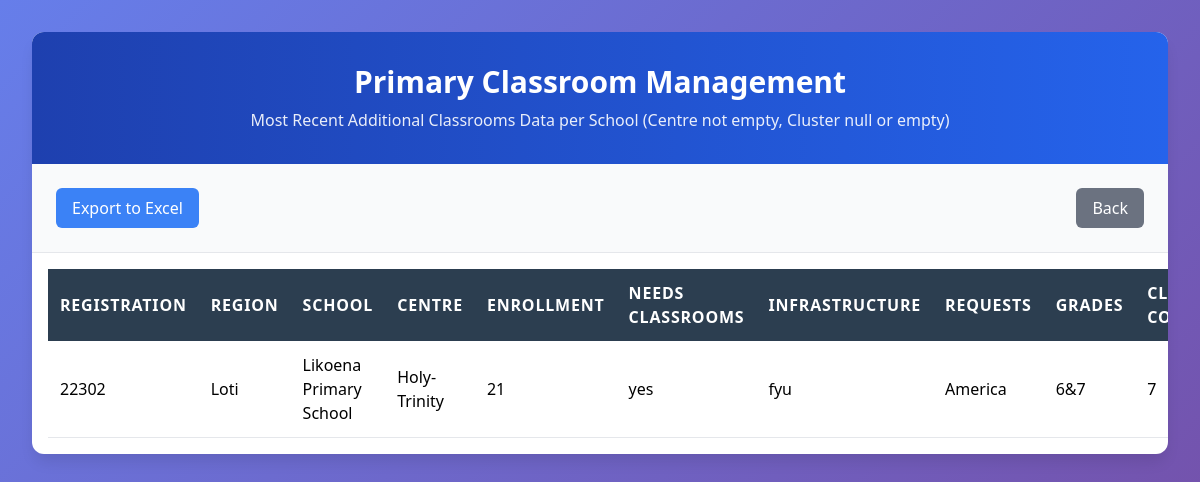
/pview-additional-classrooms.php (signed in), run on the app's committed database.
### tables this page shows
CREATE TABLE `additionalclassrooms` (
  `id` int(11) NOT NULL,
  `school_id` int(11) NOT NULL,
  `region` varchar(255) NOT NULL,
  `school_name` varchar(255) NOT NULL,
  `cluster` varchar(255) DEFAULT NULL,
  `centre` varchar(255) DEFAULT NULL,
  `current_enrolment` int(11) NOT NULL,
  `require_classrooms` enum('yes','no') NOT NULL,
  `infrastructure_summary` text DEFAULT NULL,
  `requests_made` varchar(255) DEFAULT NULL,
  `created_at` timestamp NOT NULL DEFAULT current_timestamp(),
  `updated_at` timestamp NOT NULL DEFAULT current_timestamp() ON UPDATE current_timestamp(),
  `grades` varchar(255) DEFAULT NULL,
  `classroom_counts` int(11) DEFAULT NULL
);

CREATE TABLE `schools` (
  `school_id` int(11) NOT NULL,
  `principal_name` varchar(30) NOT NULL,
  `principal_surname` varchar(30) NOT NULL,
  `gender` varchar(7) NOT NULL,
  `phone_number` int(15) NOT NULL,
  `email_address` varchar(100) NOT NULL,
  `constituency` varchar(100) DEFAULT NULL,
  `centre` varchar(100) DEFAULT NULL,
  `cluster` varchar(50) DEFAULT NULL,
  `typeofschool` varchar(50) DEFAULT NULL,
  `school_name` varchar(100) NOT NULL,
  `registration_number` varchar(50) NOT NULL,
  `male_teachers` int(11) NOT NULL,
  `female_teachers` int(11) NOT NULL,
  `total_teachers` int(11) DEFAULT 0,
  `council` varchar(50) NOT NULL,
  `village` varchar(50) NOT NULL,
  `user_id` int(11) DEFAULT NULL,
  `created_at` timestamp NOT NULL DEFAULT current_timestamp()
);

### pview-additional-classrooms.php (the view, shortened to what this page needs)
<?php
$dbConfig = [
    'host' => 'localhost',
    'username' => 'root',
    'password' => '',
    'database' => 'moet1'
];
try {
    $conn = new mysqli($dbConfig['host'], $dbConfig['username'], $dbConfig['password'], $dbConfig['database']);
} catch (Exception $e) {
    die($e->getMessage());
}
$query = "
    SELECT ac.*
         , s.registration_number
    FROM additionalclassrooms ac
    INNER JOIN schools s ON ac.school_id = s.school_id
    INNER JOIN (
        SELECT school_id, MAX(id) AS max_id
        FROM additionalclassrooms
        WHERE centre IS NOT NULL AND centre <> '' AND (cluster IS NULL OR cluster = '')
        GROUP BY school_id
    ) latest ON ac.school_id = latest.school_id AND ac.id = latest.max_id
    WHERE ac.centre IS NOT NULL AND ac.centre <> '' AND (ac.cluster IS NULL OR ac.cluster = '')
    ORDER BY ac.school_name ASC
";
$result = $conn->query($query);
$classroomRecords = $result && $result->num_rows > 0 ? $result->fetch_all(MYSQLI_ASSOC) : [];
?>
<!DOCTYPE html>
<html lang="en">
<head>
    <link href="https://cdn.jsdelivr.net/npm/tailwindcss@2.2.19/dist/tailwind.min.css" rel="stylesheet" />
</head>
<body>
    <div class="max-w-7xl mx-auto dashboard-card">
        <div class="bg-gradient-to-r from-blue-800 to-blue-600 text-white p-8 text-center">
            <h1 class="text-3xl font-bold mb-2">Primary Classroom Management</h1>
            <p class="opacity-90">Most Recent Additional Classrooms Data per School (Centre not empty, Cluster null or empty)</p>
        </div>
        <div class="flex justify-between items-center p-6 bg-gray-50 border-b">
            <form method="post">
                <button type="submit" name="download" class="action-btn btn-download">
                    Export to Excel
                </button>
            </form>
            <a href="Adminlinks.php" class="action-btn btn-back">
                Back
            </a>
        </div>
        <div class="table-container p-4">
            <table>
                <thead>
                    <tr>
                        <th>Registration</th>
                        <th>Region</th>
                        <th>School</th>
                        <th>Centre</th>
                        <th>Enrollment</th>
                        <th>Needs Classrooms</th>
                        <th>Infrastructure</th>
                        <th>Requests</th>
                        <th>Grades</th>
                        <th>Classrooms' count</th>
                    </tr>
                </thead>
                <tbody>
                    <?php if (!empty($classroomRecords)): ?>
                        <?php foreach ($classroomRecords as $record): ?>
                        <tr>
                            <td><?= htmlspecialchars($record['registration_number']) ?></td>
                            <td><?= htmlspecialchars($record['region']) ?></td>
                            <td><?= htmlspecialchars($record['school_name']) ?></td>
                            <td><?= htmlspecialchars($record['centre']) ?></td>
                            <td><?= htmlspecialchars($record['current_enrolment']) ?></td>
                            <td><?= htmlspecialchars($record['require_classrooms']) ?></td>
                            <td><?= htmlspecialchars($record['infrastructure_summary']) ?></td>
                            <td><?= htmlspecialchars($record['requests_made']) ?></td>
                            <td><?= htmlspecialchars($record['grades']) ?></td>
                            <td><?= htmlspecialchars($record['classroom_counts']) ?></td>
                        </tr>
                        <?php endforeach; ?>
                    <?php endif; ?>
                </tbody>
            </table>
        </div>
    </div>
</body>
</html>

### pview-additional-classrooms.php (style rules this page uses)
body { background: linear-gradient(135deg, #667eea 0%, #764ba2 100%); min-height: 100vh; padding: 2rem; font-family: 'Segoe UI', system-ui, sans-serif; }
.dashboard-card { background: white; border-radius: 0.75rem; box-shadow: 0 10px 15px -3px rgba(0, 0, 0, 0.1); overflow: hidden; }
.table-container { max-height: 70vh; overflow-y: auto; }
table { width: 100%; border-collapse: collapse; }
th { background-color: #2c3e50; color: white; position: sticky; top: 0; text-align: left; padding: 0.75rem; font-weight: 600; text-transform: uppercase; letter-spacing: 0.05em; }
td { padding: 0.75rem; border-bottom: 1px solid #e5e7eb; }
.action-btn { transition: all 0.2s ease; padding: 0.5rem 1rem; border-radius: 0.375rem; }
.btn-download { background-color: #3b82f6; color: white; }
.btn-back { background-color: #6b7280; color: white; }

### data on the page
additionalclassrooms: school.registration_number "22302", region "Loti", school_name "Likoena Primary School", centre "Holy-Trinity", current_enrolment "21", require_classrooms "yes", infrastructure_summary "fyu", requests_made "America", grades "6&7", classroom_counts "7"
